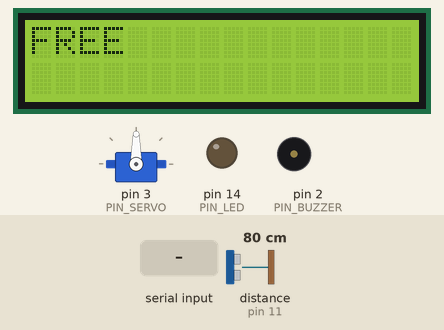
Bench run of a sketch on a simulated Arduino Leonardo, built with avr-gcc and run on an emulated ATmega32U4. Shown: servo, 16×2 character LCD, output pins drawn as LEDs (lit = HIGH), buzzer (waves = sounding, pin HIGH). Wiring (inferred from the names in the program): ultrasonic range finder: trigger pin 12; echo pin 11. Inputs (shaded band) come from the test bench; at power-on: distance to the obstacle (sensor on pin 11) 80 cm. The echo pulse lasts 58.3 µs per cm; pins used as bus, display or sensor lines are not drawn; what the sketch prints to the serial monitor is not drawn.

Above: at 1.2 s.
1.3 s: "P\n" received over the second serial link
At 3.3 s:
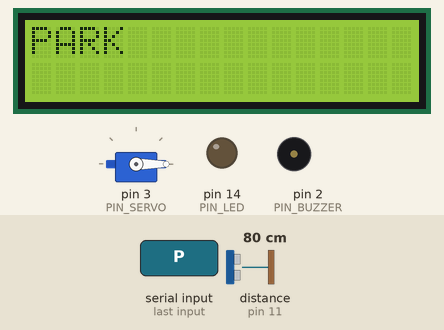
3.8 s: "R\n" received over the second serial link
At 5.2 s:
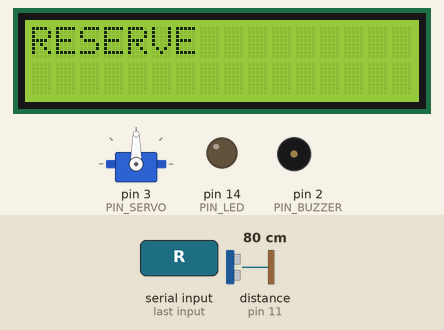
9.3 s: "F\n" received over the second serial link
At 11.5 s:
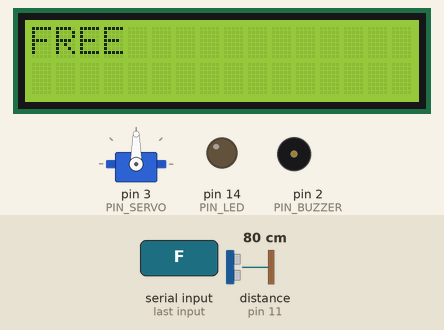
11.8 s: "1\n" received over the second serial link
Timing chart, 0 to 14.8 s (numbered marks = the images above; inputs shaded):
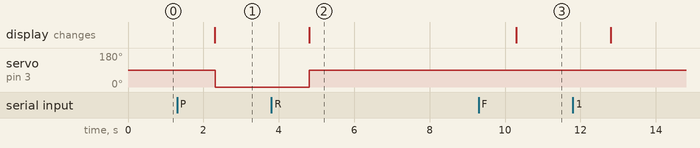

Measured:
- after the input at 1.3 s, servo on pin 3 (PIN_SERVO): 90° → 0° after 1.0 s; the display: changes after 1.0 s (image 1)
- after the input at 3.8 s, servo on pin 3 (PIN_SERVO): 0° → 90° after 1.0 s; the display: changes after 1.0 s (image 2)
- after the input at 9.3 s, the display: changes after 1.0 s (image 3)

The sketch:

Galileo_Workshop.ino
```cpp
#include <pt.h>
#include <Servo.h>
#include <LiquidCrystal.h>

#define PT_DELAY(pt, ms, ts) \
    ts = millis(); \
    PT_WAIT_WHILE(pt, millis()-ts < (ms));

// PIN_SENSOR
#define PIN_LED 14
#define PIN_SERVO 3
#define PIN_ULTRA_ECHO 11
#define PIN_ULTRA_TRIG 12
#define PIN_BUZZER 2

// SERVO STATUS
#define CLOSE 0
#define OPEN 1


// LED & LCD STATUS
#define FREE 0
#define RESERVE 1
#define PARK 2

// READ WRITE VALUE
long duration = 0;  // Ultrasonic
long distance = 0;  // Ultrasonic
String lcd_text = "FREE"; // Lcd
String val = "F";
String car_ID = "";
int check_Free = 0;


Servo myservo;
LiquidCrystal lcd(8, 9, 4, 5, 6, 7);

int servoStatus = CLOSE;
int ledStatus = FREE;
int lcdStatus = FREE;

struct pt pt_taskLED;
struct pt pt_taskLCD;
struct pt pt_taskSERVO;
struct pt pt_taskBUZZER;
struct pt pt_taskULTRA;
struct pt pt_taskSendSerial;


///////////////////////////////////////////////////////
void setValue(){
  car_ID = val.substring(1,7);
  switch(val.charAt(0)) {
    case 'F':
      lcdStatus = FREE;
      lcd_text = "FREE";
      car_ID = "";
    break;
    case 'R':
      lcdStatus = RESERVE;
      lcd_text = "RESERVE";
    break;
    case 'P':
      lcdStatus = PARK;
      lcd_text = "PARK";
    break;
  }
}

///////////////////////////////////////////////////////
void serialEvent() {
  if (Serial1.available() > 0) {
    val = Serial1.readStringUntil('\r');
    Serial.print("value Recieve : ");
    Serial.println(val);
    Serial1.flush();
    setValue();
  }
}

///////////////////////////////////////////////////////
void sendSerial(){
  String sendData = String(val.charAt(0));
  //sendData += car_ID;
  Serial1.print(sendData);
  Serial1.print('\r');
  Serial.print(sendData);
  Serial.print('\r');
}

///////////////////////////////////////////////////////
PT_THREAD(taskSendSerial(struct pt* pt))
{
  static uint32_t ts;

  PT_BEGIN(pt);

  while (1)
  {
    sendSerial();
    PT_DELAY(pt, 600, ts);
  }

  PT_END(pt);
}


///////////////////////////////////////////////////////
PT_THREAD(taskLED(struct pt* pt))
{
  static uint32_t ts;


  PT_BEGIN(pt);

  while (1)
  {
    digitalWrite(PIN_LED, ledStatus);
    PT_DELAY(pt, 150, ts);
  }

  PT_END(pt);
}

///////////////////////////////////////////////////////
PT_THREAD(taskLCD(struct pt* pt))
{
  static uint32_t ts;

  PT_BEGIN(pt);

  while (1)
  {
    lcd.clear();
    lcd.setCursor(0, 0);
    lcd.print(lcd_text);
    lcd.setCursor(0, 1);
    lcd.print(car_ID);
    PT_DELAY(pt, 150, ts);
  }

  PT_END(pt);
}

///////////////////////////////////////////////////////
PT_THREAD(taskULTRA(struct pt* pt))
{
  static uint32_t ts;

  PT_BEGIN(pt);

  while (1)
  {
    digitalWrite(PIN_ULTRA_TRIG, LOW);
    delayMicroseconds(2);
    digitalWrite(PIN_ULTRA_TRIG, HIGH);
    delayMicroseconds(10);
    digitalWrite(PIN_ULTRA_TRIG, LOW);
    duration = pulseIn(PIN_ULTRA_ECHO, HIGH);
    distance = (duration/2) / 29.1;
    PT_DELAY(pt, 150, ts);
    Serial.print(distance);
    Serial.print(" ");
  }

  PT_END(pt);
}

///////////////////////////////////////////////////////
PT_THREAD(taskBUZZER(struct pt* pt))
{
  static uint32_t ts;

  PT_BEGIN(pt);

  while (1)
  {
    if(distance >= 5 && distance <= 10 && val.charAt(0) == 'P' && check_Free == 1){
      digitalWrite(PIN_BUZZER, HIGH);
    }
    else{
      digitalWrite(PIN_BUZZER, LOW);
    }
    PT_DELAY(pt, 150, ts);
  }

  PT_END(pt);
}

///////////////////////////////////////////////////////
PT_THREAD(taskSERVO(struct pt* pt))
{
  static uint32_t ts;

  PT_BEGIN(pt);

  while (1)
  {
    if(val.charAt(0) == 'F' && check_Free == 0){
      myservo.write(90);
    }
    if(val.charAt(0) == 'R'){
      check_Free = 1;
      myservo.write(90);
    }
    else if(val.charAt(0) == 'P' && check_Free != 2){
      myservo.write(0);
      if(distance < 4){
          myservo.write(90);
          check_Free = 2;
      }
    }
    else if(val.charAt(0) == 'F' && check_Free == 2){
      myservo.write(0);
      if(distance > 30){
          myservo.write(90);
          check_Free = 0;
      }
    }
    PT_DELAY(pt, 150, ts);
  }

  PT_END(pt);
}

///////////////////////////////////////////////////////
void setup()
{
  pinMode(PIN_LED, OUTPUT);
  myservo.attach(PIN_SERVO);
  pinMode(PIN_LED, OUTPUT);
  pinMode(PIN_ULTRA_ECHO, INPUT);
  pinMode(PIN_ULTRA_TRIG, OUTPUT);
  pinMode(PIN_BUZZER, OUTPUT);
  PT_INIT(&pt_taskLED);
  PT_INIT(&pt_taskLCD);
  PT_INIT(&pt_taskULTRA);
  PT_INIT(&pt_taskBUZZER);
  PT_INIT(&pt_taskSERVO);
  Serial1.begin(115200);
  Serial.begin(115200);
  lcd.begin(16, 2);
}

///////////////////////////////////////////////////////
void loop()
{
  taskLED(&pt_taskLED);
  taskLCD(&pt_taskLCD);
  taskULTRA(&pt_taskULTRA);
  taskBUZZER(&pt_taskBUZZER);
  taskSERVO(&pt_taskSERVO);

  serialEvent();
  taskSendSerial(&pt_taskSendSerial);
}
```
